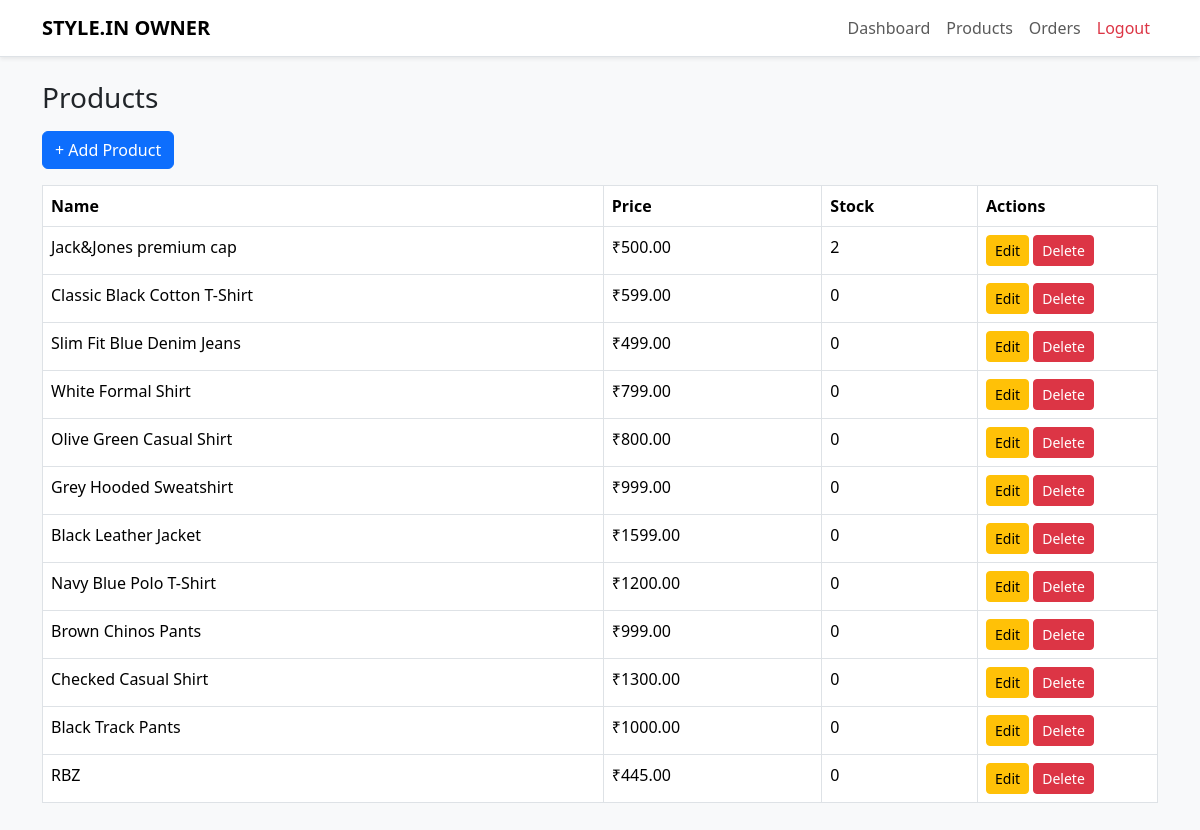
The page /owner/products/ (signed in) on the database its author committed.
### store/models.py (models this page shows, shortened)
class Product(models.Model):
    id = models.UUIDField(primary_key=True, default=uuid.uuid4, editable=False)
    name = models.CharField(max_length=255)
    slug = models.SlugField(max_length=255, unique=True)
    description = models.TextField(blank=True, null=True)
    price = models.DecimalField(max_digits=10, decimal_places=2)
    category = models.ForeignKey(Category, on_delete=models.SET_NULL, blank=True, null=True, related_name='products')
    stock = models.IntegerField(default=0)
    featured = models.BooleanField(default=False)
    images = models.TextField(blank=True, null=True, help_text="One image URL per line")
    sizes = models.CharField(max_length=255, blank=True, help_text="Comma separated sizes, e.g. S,M,L")
    created_at = models.DateTimeField(default=timezone.now)
    updated_at = models.DateTimeField(auto_now=True)

### owner/views.py (the view)
    def wrapper(request, *args, **kwargs):
        if not request.user.is_authenticated or request.user.email != OWNER_EMAIL:
            return redirect("store:home")
        return function(request, *args, **kwargs)

### owner/views.py (called while the page is built)
def owner_only(function):
    def wrapper(request, *args, **kwargs):
        if not request.user.is_authenticated or request.user.email != OWNER_EMAIL:
            return redirect("store:home")
        return function(request, *args, **kwargs)
    return wrapper

@login_required
@owner_only
def products(request):
    all_products = Product.objects.all()
    return render(request, "owner/products.html", {"products": all_products})

### owner/templates/owner/products.html
{% extends "owner/base_owner.html" %}
{% block content %}
<h3 class="mb-3">Products</h3>
<a href="{% url 'owner:add_product' %}" class="btn btn-primary mb-3">+ Add Product</a>
<table class="table table-bordered bg-white">
    <thead>
        <tr>
            <th>Name</th>
            <th>Price</th>
            <th>Stock</th>
            <th width="180">Actions</th>
        </tr>
    </thead>
    <tbody>
    {% for p in products %}
        <tr>
            <td>{{ p.name }}</td>
            <td>₹{{ p.price }}</td>
            <td>{{ p.stock }}</td>
            <td>
                <a class="btn btn-warning btn-sm" href="{% url 'owner:edit_product' p.id %}">Edit</a>
                <a class="btn btn-danger btn-sm"
                   onclick="return confirm('Delete product?')"
                   href="{% url 'owner:delete_product' p.id %}">
                    Delete
                </a>
            </td>
        </tr>
    {% empty %}
        <tr><td colspan="4" class="text-center">No products found.</td></tr>
    {% endfor %}
    </tbody>
</table>
{% endblock %}

### rows shown on the page
Product: name "Jack&Jones premium cap", price "500.00", stock "2"
Product: name "Classic Black Cotton T-Shirt", price "599.00", stock "0"
Product: name "Slim Fit Blue Denim Jeans", price "499.00", stock "0"
Product: name "White Formal Shirt", price "799.00", stock "0"
Product: name "Olive Green Casual Shirt", price "800.00", stock "0"
Product: name "Grey Hooded Sweatshirt", price "999.00", stock "0"
Product: name "Black Leather Jacket", price "1599.00", stock "0"
Product: name "Navy Blue Polo T-Shirt", price "1200.00", stock "0"
Product: name "Brown Chinos Pants", price "999.00", stock "0"
Product: name "Checked Casual Shirt", price "1300.00", stock "0"
Product: name "Black Track Pants", price "1000.00", stock "0"
Product: name "RBZ", price "445.00", stock "0"
